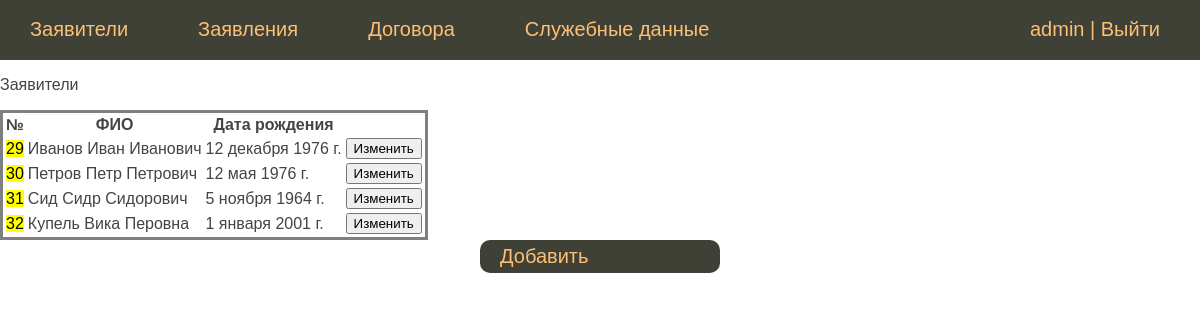
Before: /person/persons_list/ (signed in) with the older database file.
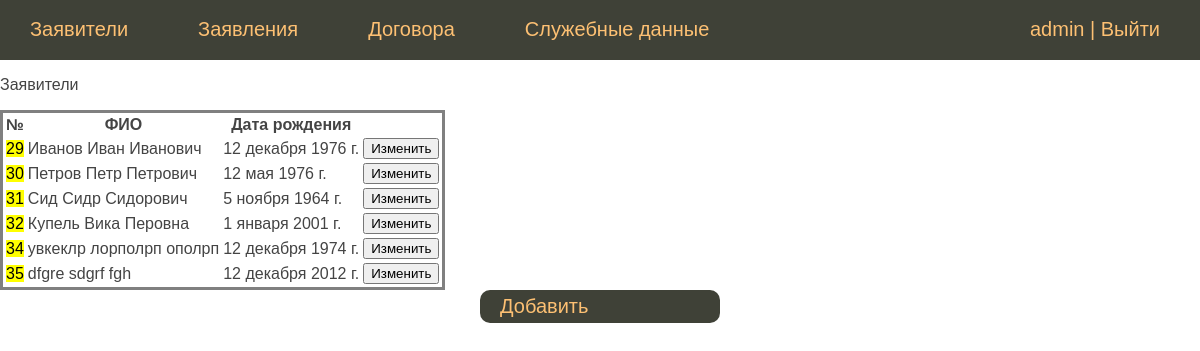
After: the same page with the newer database file.
### person/models.py (models this page shows, shortened)
class Person(models.Model):
    second_name = models.CharField(max_length=50, verbose_name='Фамилия')
    first_name = models.CharField(max_length=50, verbose_name='Имя')
    patronymic = models.CharField(max_length=50, blank=True, null=True, verbose_name='Отчество')
    date_of_bird = models.DateField(blank=True, null=True, verbose_name='Дата рождения')
    phone_number = models.IntegerField(max_length=11, blank=True, null=True, verbose_name='Телефон')
    residence_address = models.OneToOneField(ResidenceAddress, on_delete=models.CASCADE,
                                             blank=True, null=True, verbose_name='Адрес проживания')
    passport = models.OneToOneField(Passport, on_delete=models.CASCADE,
                                    blank=True, null=True, verbose_name='паспортные данные')
    class Meta:
        verbose_name = 'ФИО'
        verbose_name_plural = 'ФИО'

### person/views.py (the view)
# urls.py: path('persons_list/', views.PersonView.as_view(), name='persons_list'),
class PersonView(ListView):
    model = Person
    template_name = 'person/persons_list.html'
    context_object_name = 'pers'
    def get_context_data(self, *, object_list=None, **kwargs):
        context = super().get_context_data(**kwargs)
        context['title'] = 'Заявители'
        return context

### person/templates/person/persons_list.html
{% extends 'sobnushdi/base.html' %}
{% block content %}
{% if request.user.is_authenticated %}
<p class="title">{{title}}</p>
<table>
    <tr>
        <th>№</th>
        <th>ФИО</th>
        <th>Дата рождения</th>
    </tr>
{% for p in pers %}
    <tr>
        <td><mark>{{ p.pk }}</mark></td>
        <td>{{ p.second_name }} {{ p.first_name }} {{ p.patronymic }}</td>
        <td> {{ p.date_of_bird }}</td>
        <td>
            <form action="{% url 'person_mod' p.pk %}">
                <button type="submit">Изменить</button>
            </form>
        </td>
    </tr>
{% endfor %}
</table>
    <div class="button"><a href="{% url 'person_add' %}">Добавить</a></div>
{% else %}
<p>Авторизуйтесь</p>
 {% endif %}
{% endblock %}

Changed rows visible on the page:
added Person: pk "34", second_name "увкеклр", first_name "лорполрп", patronymic "ополрп", date_of_bird "12 декабря 1974 г."
added Person: pk "35", second_name "dfgre", first_name "sdgrf", patronymic "fgh", date_of_bird "12 декабря 2012 г."
